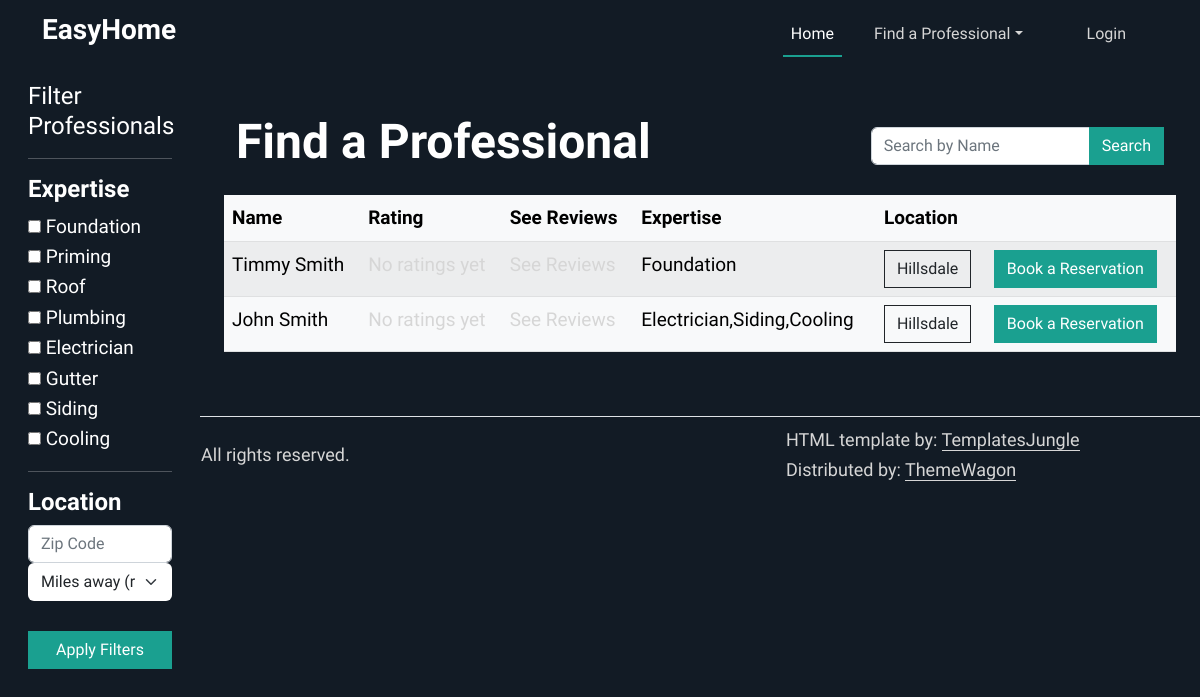
Page /professionals on the earlier database version.
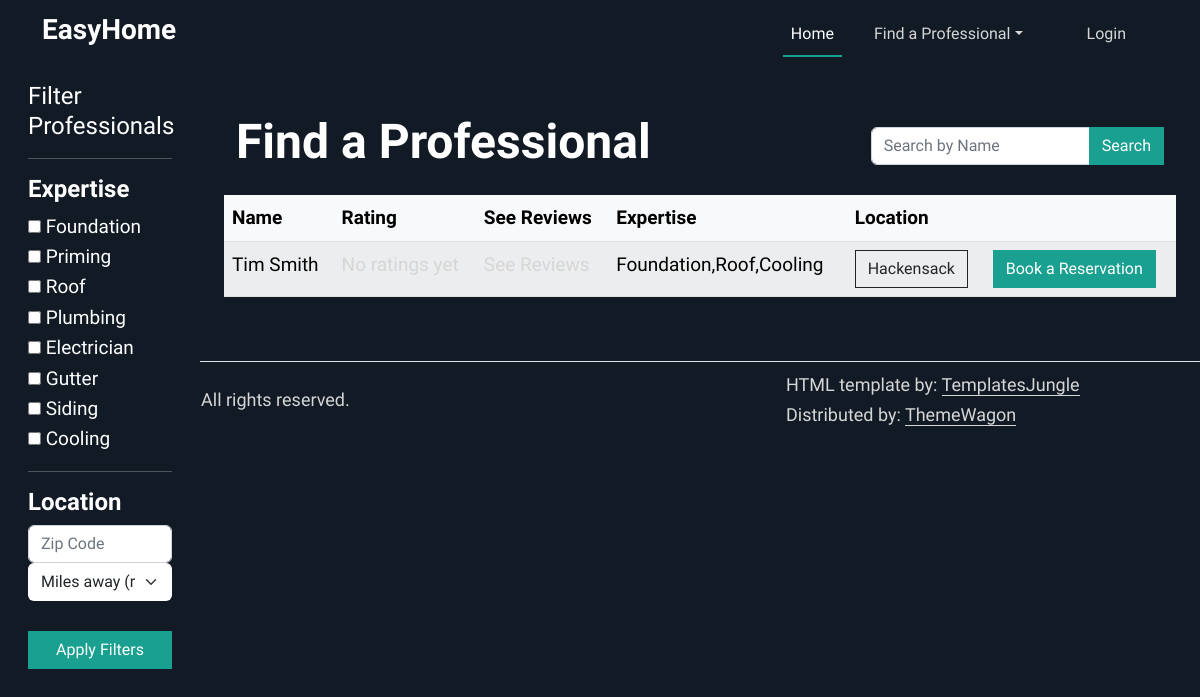
Same page on the later database version.
### tables this page shows
CREATE TABLE professionals (
                  id INTEGER PRIMARY KEY AUTOINCREMENT,
                  user_id INTEGER NOT NULL,
                  profession VARCHAR2(50) NOT NULL,
                  hourly_cost DECIMAL(10,2),
                  description TEXT,
                  is_verified BOOLEAN DEFAULT 0,
                  FOREIGN KEY (user_id) REFERENCES users(id)
            );

CREATE TABLE users (
                id INTEGER PRIMARY KEY AUTOINCREMENT,
                first_name VARCHAR2(25) NOT NULL,
                middle_name VARCHAR2(15),
                last_name VARCHAR2(25) NOT NULL,
                gender CHAR(1) CHECK (gender IN ('M','F','O')) NOT NULL,
                phone_number VARCHAR2(12) NOT NULL,
                email VARCHAR2(50) NOT NULL,
                password VARCHAR2(50) NOT NULL,
                street_number VARCHAR2(10),
                street_name VARCHAR2(35),
                town VARCHAR2(30),
                state CHAR(2),
                zip_code NUMBER(5),
                user_type VARCHAR2(20) CHECK (user_type IN ('customer','professional')) DEFAULT 'customer'
            );

### app.py (the view, shortened to what this page needs)
@app.route('/professionals', methods=["GET", "POST"])
def professionals():
    list = get_professionals()
    user_zip = None
    if current_user.is_authenticated:
        user_zip = get_user_by_id(current_user.id).zip_code
    return render_template("professionals.html", professionals=list, user_zip=user_zip)

### templates/professionals.html (shortened to what this page needs)
{%extends "base.html"%}
{%block content%}
<div class="container-fluid">
  <div class="row">
    <div class="col-md-3 col-lg-2 d-md-block bg-dark text-white sidebar vh-100 position-fixed">
      <div class="p-3">
        <a href="/" class="d-flex align-items-center mb-3 mb-md-0 text-white text-decoration-none">
          <span class="fs-4">Filter Professionals</span>
        </a>
        <hr>
        <form method="POST">
          <h4>Expertise</h4>
          <input type="checkbox" id="Foundation" name="expertise" value="Foundation">
          <label for="Foundation">Foundation</label><br>
          <input type="checkbox" id="Priming" name="expertise" value="Priming">
          <label for="Priming">Priming</label><br>
          <input type="checkbox" id="Roof" name="expertise" value="Roof">
          <label for="Roof">Roof</label><br>
          <input type="checkbox" id="Plumbing" name="expertise" value="Plumbing">
          <label for="Plumbing">Plumbing</label><br>
          <input type="checkbox" id="Electrician" name="expertise" value="Electrician">
          <label for="Electrician">Electrician</label><br>
          <input type="checkbox" id="Gutter" name="expertise" value="Gutter">
          <label for="Gutter">Gutter</label><br>
          <input type="checkbox" id="Siding" name="expertise" value="Siding">
          <label for="Siding">Siding</label><br>
          <input type="checkbox" id="Cooling" name="expertise" value="Cooling">
          <label for="Cooling">Cooling</label><br>
          <hr>
          <h4>Location</h4>
          <div class="input-group rounded">
            <input type="search" class="form-control rounded" placeholder="Zip Code" aria-label="Search"
              aria-describedby="search-addon" name="zip_code" />
          </div>
          <select class="form-select" aria-label="Miles away" name="distance">
            <option selected value="0">Miles away (range)</option>
          </select>
          <br>
          <button type="submit" class="btn btn-primary w-100" name="filters">Apply Filters</button>
        </form>
      </div>
    </div>
    <main class="col-md-9 ms-sm-auto col-lg-10 px-md-4 offset-md-3">
        <section id="feature">
          <div class="container py-5">
            <div class="row align-items-center mb-3">
              <div class="col-md-8">
                <h2>Find a Professional</h2>
              </div>
              <div class="col-md-4">
                <form method="POST">
                  <div class="input-group">
                    <input type="search" class="form-control" placeholder="Search by Name" name="search" />
                    <button type="submit" class="btn btn-primary" name="name">Search</button>
                  </div>
                </form>
              </div>
            </div>
          <div class="row">
            <table class="table table-striped table-light">
              <thead>
                <tr>
                  <th scope="col">Name</th>
                  <th scope="col">Rating</th>
                  <th scope="col">See Reviews</th>
                  <th scope="col">Expertise</th>
                  <th scope="col">Location</th>
                  <th scope="col"></th>
                </tr>
              </thead>
              <tbody>
                {%for prof in professionals%}
                <tr>
                  <td>{{prof.first_name}} {{prof.last_name}}</td>
                  <td>
                  <a href="/submit_review/{{prof.user_id}}">
                    {% if prof.avg_rating > 0 %}
                    <span class="text-warning">
                      {% for i in range(prof.avg_rating|int) %}
                        <i class="fas fa-star"></i>
                      {% endfor %}
                      {% if prof.avg_rating % 1 >= 0.5 %}
                        <i class="fas fa-star-half-alt"></i>
                      {% endif %}
                    </span>
                    {{ prof.avg_rating }} ({{ prof.review_count }} reviews)
                  {% else %}
                    No ratings yet
                  {% endif %}
                </a>
                </td>
                <td>
                  {% if prof.avg_rating > 0 %}
                    <span class="text-warning">
                      {% for i in range(prof.avg_rating|int) %}
                        <i class="fas fa-star"></i>
                      {% endfor %}
                      {% if prof.avg_rating % 1 >= 0.5 %}
                        <i class="fas fa-star-half-alt"></i>
                      {% endif %}
                    </span>
                    <a href="/reviews/{{prof.prof_id}}">{{ prof.avg_rating }} ({{ prof.review_count }} reviews)</a>
                  {% else %}
                    <a href="/reviews/{{prof.prof_id}}">See Reviews</a>
                  {% endif %}
                </td>
                  <td>{{prof.profession}}</td>
                  <td><button type="button" class="btn btn-outline-dark" data-bs-toggle="modal"
                      data-bs-target="#exampleModal{{ loop.index }}">
                      {{prof.town}}
                    </button>
                  </td>
                  <td><a href="/createReservation/{{prof.prof_id}}" class="btn btn-primary" role="button">Book a Reservation</a></td>
                </tr>
                {%endfor%}
              </tbody>
            </table>
          </div>
        </div>
      </section>
    </main>
  </div>
</div>
{%endblock%}

### templates/base.html (shortened to what this page needs)
<!doctype html>
<html lang="en">
<head>
  <link rel="stylesheet" type="text/css" href="{{ url_for('static', filename='assets/css/vendor.css') }}">
  <link rel="stylesheet" href="https://cdn.jsdelivr.net/npm/swiper@9/swiper-bundle.min.css" />
  <link rel="stylesheet" href="https://cdn.jsdelivr.net/npm/bootstrap-icons@1.5.0/font/bootstrap-icons.css">
  <link href="https://cdn.jsdelivr.net/npm/bootstrap@5.2.3/dist/css/bootstrap.min.css" rel="stylesheet"
>
    <link rel="stylesheet" href="{{ url_for('static', filename='assets/css/style.css') }}">
</head>
<body data-bs-spy="scroll" data-bs-target="#navbar-example2" tabindex="0">
  <header id="nav" class="site-header position-fixed text-white bg-dark">
    <nav id="navbar-example2" class="navbar navbar-expand-lg py-2">
      <div class="container ">
        <a class="navbar-brand" href="/"><h3>EasyHome</h3></a>
        <div class="offcanvas offcanvas-end" tabindex="-1" id="offcanvasNavbar2"
          aria-labelledby="offcanvasNavbar2Label">
          <div class="offcanvas-body">
            <ul class="navbar-nav align-items-center justify-content-end align-items-center flex-grow-1 ">
              <li class="nav-item">
                <a class="nav-link active me-md-4" href="/">Home</a>
              </li>
              <li class="nav-item dropdown ">
                <a class="nav-link me-md-4 text-center dropdown-toggle" data-bs-toggle="dropdown" href="#" role="button"
                  aria-expanded="false">Find a Professional</a>
              </li>
                {%if current_user.first_name != null%}
                <li class="nav-item dropdown ">
                  <a class="nav-link me-md-4 text-center dropdown-toggle" data-bs-toggle="dropdown" href="#" role="button"
                    aria-expanded="false">Profile</a>
                  <ul class="dropdown-menu dropdown-menu-dark">
                    <li><a href="/editUser" class="dropdown-item">Edit User Information</a></li>
                    <li><a href="/manageReservations" class="dropdown-item">Manage Reservations</a></li>
                    <li><hr></li>
                    <li><a href="/logout" class="dropdown-item">Log Out </a></li>
                  </ul>
                </li>
                {%else%}
                <li class="nav-item">
                  <a class="nav-link mx-md-4" href="/login">Login</a>
                </li>
                {%endif%}
            </ul>
          </div>
        </div>
      </div>
    </nav>
  </header>
  {%block content%}
  {%endblock%}
    <footer class="d-flex flex-wrap justify-content-between align-items-center border-top"></footer>
    <div class="container">
      <footer class="d-flex flex-wrap justify-content-between align-items-center py-2 ">
        <div class="col-md-8 d-flex align-items-center">
          <p>© 2024 EasyHome. All rights reserved.</p>
        </div>
        <div class="col-md-4 d-flex align-items-center">
          <p>HTML template by: <a rel="noopener" href="https://templatesjungle.com/" class="link-primary"
              target="_blank">TemplatesJungle</a> <br> Distributed by: <a rel="noopener" href="https://themewagon.com" class="link-primary"
              target="_blank">ThemeWagon</a></p>
        </div>
      </footer>
    </div>
    <link rel="stylesheet" href="https://cdnjs.cloudflare.com/ajax/libs/font-awesome/5.15.4/css/all.min.css">
</body>
</html>

### static/assets/css/style.css (style rules this page uses)
:root { --accent-color: #1AA090; --dark-color: #121B25; --grey-color: #83898F; --body-text-color: #FFFFFF; --light-text-color: #D6D6D6; --link-color: #092035; }
body { padding-top: 65px; font-family: 'Work Sans', sans-serif; font-weight: 400; font-size: 19px; line-height: 1.6em; color: var(--body-text-color); background-color: var(--dark-color); }
h1, .h1, h2, .h2, h3, .h3, h4, .h4, h5, .h5, h6, .h6 { font-family: 'Work Sans', sans-serif; font-weight: 600; color: var(--body-text-color); }
h2, .h2 { font-size: 48px; }
ul { padding: 0; }
p { font-family: 'Work Sans', sans-serif; color: var(--light-text-color); font-size: 18px; }
a { color: var(--light-text-color); text-decoration: none; transition: all 0.3s ease-out; }
.btn { --bs-btn-border-radius: 0 rem; }
.btn-primary { --bs-btn-color: #fff; --bs-btn-bg: var(--accent-color); --bs-btn-border-color: var(--accent-color); --bs-btn-hover-color: #fff; --bs-btn-hover-bg: var(--accent-color); --bs-btn-hover-border-color: var(--accent-color); --bs-btn-active-color: #fff; --bs-btn-active-bg: var(--accent-color); --bs-btn-active-border-color: var(--accent-color); --bs-btn-disabled-color: #fff; --bs-btn-disabled-bg: var(--accent-color); --bs-btn-disabled-border-color: var(--accent-color); }
.text-white .nav-link.active, .text-white .nav-link:focus, .text-white .nav-link:hover { color: var(----body-text-color); }
.nav-link.active, .nav-link:focus, .nav-link:hover { color: var(----body-text-color); }
.nav-link { color: var(--light-text-color); font-size: 16px; position: relative; }
.nav-link:not(.dropdown-toggle):after { content: ''; position: absolute; left: 0; bottom: 0; width: 0; background: var(--accent-color); border-bottom: 2px solid var(--accent-color); transition: width 0.3s ease-out; }
.nav-link.active:after { width: 100%; }
.bg-dark { background-color: var(--dark-color) !important; }
.site-header { position: fixed; top: 0; width: 100%; z-index: 99999; transition: background 0.3s ease-out; }
a.navbar-brand { color: var(--body-text-color); }
a.nav-link.dropdown-toggle { color: #D6D6D6; font-size: 16px; }
.form-select { border: 1px solid transparent; border-radius: none; }
.link-primary { color: var(--light-text-color) !important; border-bottom: 1px solid var(--light-text-color); }

Differences in the rows shown:
removed professionals: first_name "John", last_name "Smith", profession "Electrician,Siding,Cooling", town "Hillsdale"
changed professionals "Smith": first_name "Timmy" → "Tim"; profession "Foundation" → "Foundation,Roof,Cooling"; town "Hillsdale" → "Hackensack"
